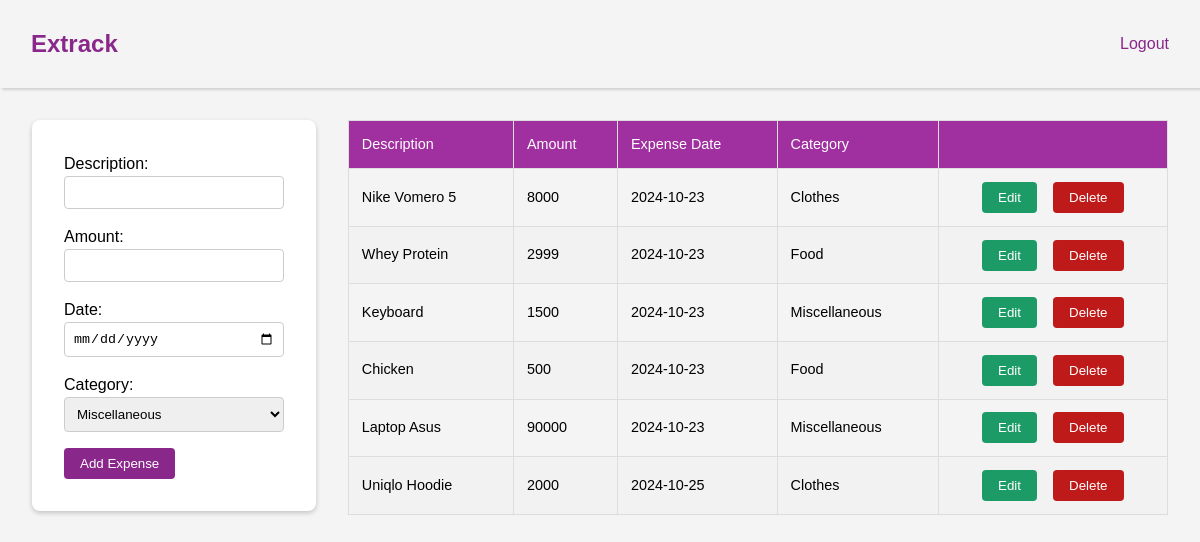
Before: /dashboard.php (signed in) with the older database file.
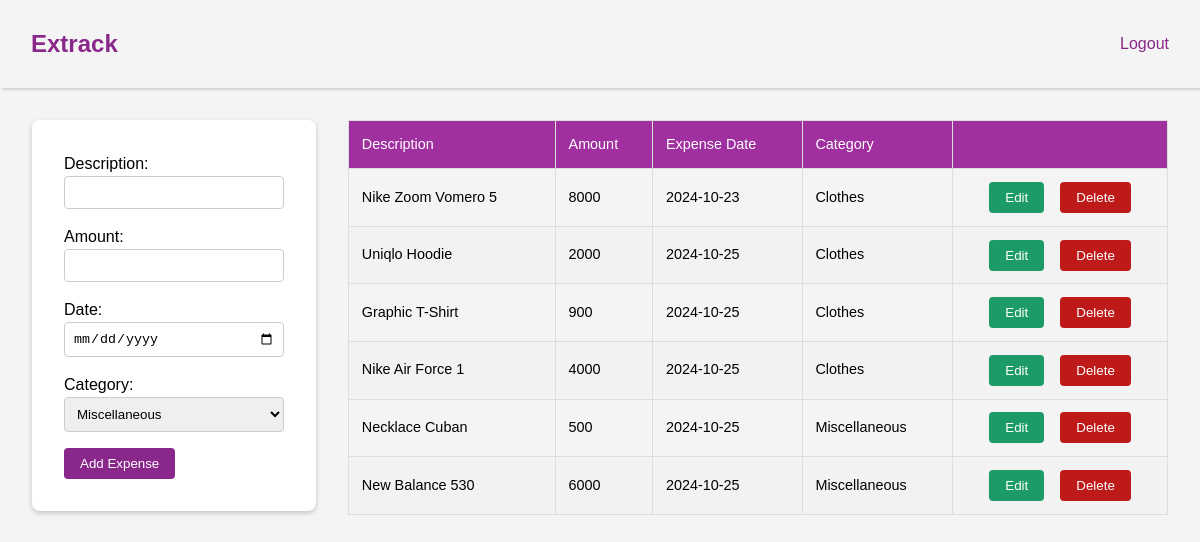
After: the same page with the newer database file.
### tables this page shows
CREATE TABLE Expenses(
                expenses_id INTEGER PRIMARY KEY AUTOINCREMENT,
                user_id_fk INTEGER,
                description TEXT NOT NULL,
                amount REAL NOT NULL,
                expense_date TEXT NOT NULL,
                category TEXT NOT NULL DEFAULT 'Miscellaneous',
                FOREIGN KEY (user_id_fk) REFERENCES Users(user_id) ON DELETE CASCADE
                );

### dashboard.php (the view, shortened to what this page needs)
<?php
require_once 'db.php';
$user_id = $_SESSION['user_id'];
$sql = "SELECT * FROM Expenses WHERE user_id_fk = :user_id";
$stmt = $db->prepare($sql);
$stmt->bindParam(':user_id', $user_id);
$stmt->execute();
$expenses = $stmt->fetchAll(PDO::FETCH_ASSOC);
?>
<!DOCTYPE html>
<html lang="en">
<head>
    <link rel="stylesheet" href="./css/reset.css">
    <link rel="stylesheet" href="./css/main.css">
</head>
<body>
    <header>
        <nav>
            <div class="title">
                <h1>Extrack</h1>
            </div>
            <div class="logout">
            <a href="logout.php" onclick="return confirm('Are you sure you want to logout?');">Logout</a>
            </div>
        </nav>
    </header>
    <div class="container">
        <div class="tracker">
            <form action="addExpenses.php" method="POST">
                <label for="description">Description:</label>
                <input type="text" name="description" id="description" required>
                <label for="amount">Amount:</label>
                <input type="number" name="amount" id="amount" required>
                <label for="expense_date">Date:</label>
                <input type="date" name="expense_date" id="expense_date" required>
                <label for="category">Category:</label>
                <select name="category" id="category">
                    <option value="Miscellaneous" selected>Miscellaneous</option>
                </select>
                <button type="submit" class="main-btn">Add Expense</button>
            </form>
        </div>
        <div class="table">
        <table>
        <thead>
            <tr>
                <th>Description</th>
                <th>Amount</th>
                <th>Expense Date</th>
                <th>Category</th>
                <th></th>
            </tr>
        </thead>
        <tbody>
            <?php if (count($expenses) > 0): ?>
                <?php foreach ($expenses as $expense): ?>
                    <tr>
                        <td><?php echo htmlspecialchars($expense['description']); ?></td>
                        <td><?php echo htmlspecialchars($expense['amount']); ?></td>
                        <td><?php echo htmlspecialchars($expense['expense_date']); ?></td>
                        <td><?php echo htmlspecialchars($expense['category']); ?></td>
                        <td>
                            <div class="btn-action-container">
                            <button class="edit-btn"><a href="updateForm.php?expenses_id=<?= $expense['expenses_id']; ?>">Edit</a></button>
                                <form action="deleteExpenses.php" method="GET">
                                <button type="submit" onclick="return confirm('Are you sure you want to delete this?');" class="delete-btn">Delete</button>
                                </form>
                            </div>
                        </td>
                    </tr>
                <?php endforeach; ?>
            <?php else: ?>
                <tr>
                    <td colspan="5">No expenses found.</td>
                </tr>
            <?php endif; ?>
        </tbody>
    </table>
        </div>
    </div>
</body>
</html>

### css/main.css (style rules this page uses)
body { margin: 0; font-family: Arial, sans-serif; background-color: #f4f4f4; }
header { background: #f4f4f4; color: white; padding: 1rem; box-shadow: rgba(0, 0, 0, 0.15) 1.95px 1.95px 2.6px; }
nav { margin: 10px 15px; display: flex; justify-content: space-between; align-items: center; }
.title h1 { color: rgb(138, 39, 138); }
.container { display: flex; justify-content: space-between; padding: 2rem; height: auto; }
.tracker { background: white; padding: 2rem; border-radius: 8px; box-shadow: 0 2px 5px rgba(0, 0, 0, 0.2); width: 25%; height: 50%; }
form label { font-size: 1rem; margin-bottom: 0.5rem; }
input[type="text"], input[type="number"], input[type="date"], select { width: 100%; padding: 0.5rem; margin-bottom: 1rem; border: 1px solid #ccc; border-radius: 4px; }
button { color: white; border: none; padding: 0.5rem 1rem; border-radius: 4px; cursor: pointer; }
.btn-action-container { display: flex; justify-content: center; gap: 1rem; }
.main-btn { background-color: rgb(138, 39, 138); }
.edit-btn { background: rgb(28, 155, 102); }
.edit-btn a { color: white; text-decoration: none; }
.delete-btn { background: rgb(190, 26, 26); padding-left: 1rem; }
.table { flex: 1; margin-left: 2rem; }
table { width: 100%; border-collapse: collapse; }
th, td { border: 1px solid #ddd; padding: 0.8rem; text-align: left; font-size: 0.9rem; }
th { background-color: rgb(160, 47, 160); color: white; font-weight: 500; font-size: 0.9rem; }
tr:nth-child(even) { background-color: #f2f2f2; }
.logout a { color: rgb(138, 39, 138); text-decoration: none; }

Changed rows visible on the page:
removed expenses: description "Whey Protein", amount "2999", expense_date "2024-10-23", category "Food"
removed expenses: description "Keyboard", amount "1500", expense_date "2024-10-23", category "Miscellaneous"
removed expenses: description "Chicken", amount "500", expense_date "2024-10-23", category "Food"
removed expenses: description "Laptop Asus", amount "90000", expense_date "2024-10-23", category "Miscellaneous"
changed expenses: description "Nike Vomero 5" → "Nike Zoom Vomero 5"
added expenses: description "Graphic T-Shirt", amount "900", expense_date "2024-10-25", category "Clothes"
added expenses: description "Nike Air Force 1", amount "4000", expense_date "2024-10-25", category "Clothes"
added expenses: description "Necklace Cuban", amount "500", expense_date "2024-10-25", category "Miscellaneous"
added expenses: description "New Balance 530", amount "6000", expense_date "2024-10-25", category "Miscellaneous"
